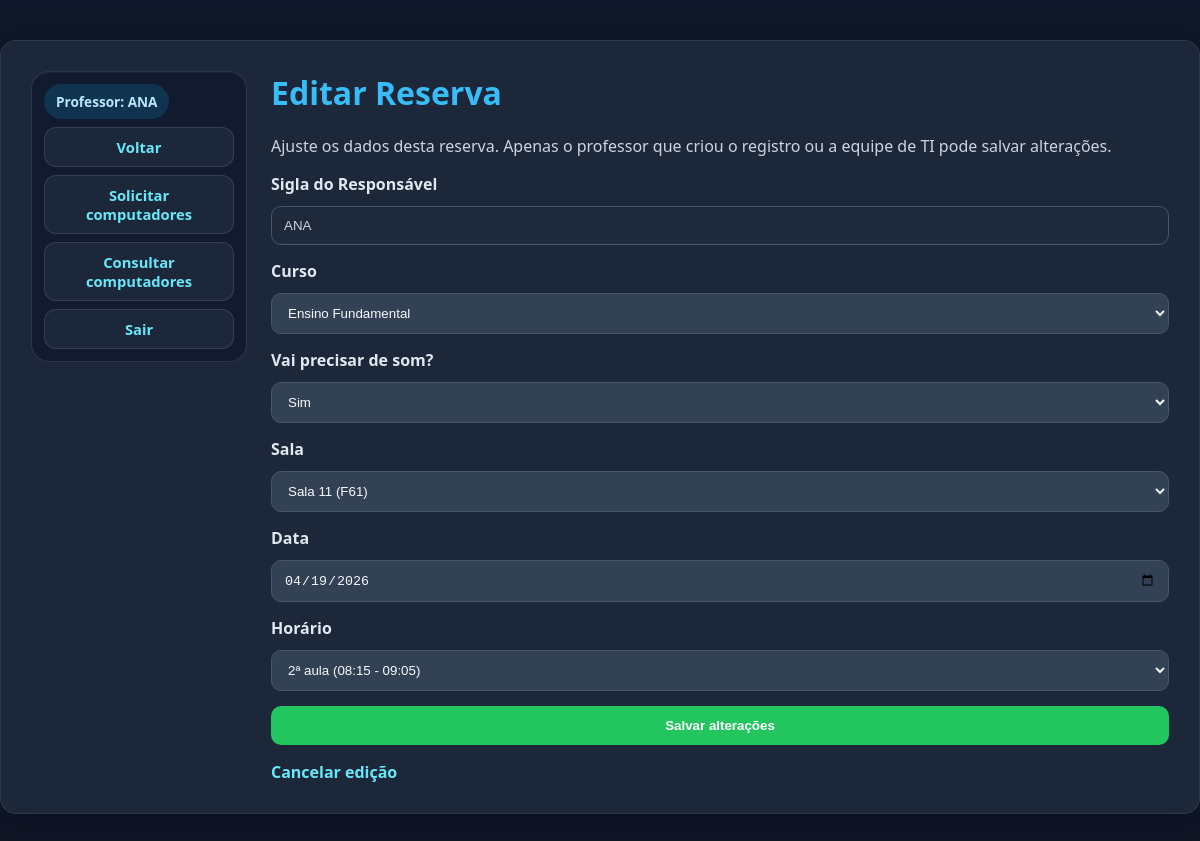
The page /reservas/2/editar (signed in) on the database its author committed.
### tables this page shows
CREATE TABLE reservas (
            id INTEGER PRIMARY KEY AUTOINCREMENT,
            sigla TEXT,
            sala TEXT,
            data TEXT,
            horario TEXT,
            nivel TEXT,
            som TEXT
        );

### app.py (the view, shortened to what this page needs)
@app.route("/reservas/<int:reserva_id>/editar", methods=["GET", "POST"])
@login_obrigatorio
def editar_reserva(reserva_id):
    proximo = request.values.get("next", "")
    reserva = buscar_reserva_por_id(reserva_id)
    reserva = marcar_permissoes_reserva(reserva)
    dados_formulario = {
        "sigla": reserva["sigla"],
        "nivel": reserva["nivel"],
        "sala": reserva["sala"],
        "data": reserva["data"],
        "horario": reserva["horario"],
        "som": reserva["som"],
    }
    mensagem = request.args.get("mensagem")
    tipo_mensagem = request.args.get("tipo", "warning")
    return render_template(
        "editar_reserva.html",
        reserva=reserva,
        reserva_form=dados_formulario,
        niveis=NIVEL_LABELS,
        salas=SALAS,
        horarios=HORARIOS,
        mensagem=mensagem,
        tipo_mensagem=tipo_mensagem,
        proximo=destino_seguro(proximo, "ver_reservas", data=reserva["data"]),
    )

### app.py (called while the page is built, shortened)
def conectar():
    return sqlite3.connect("reservas.db")

def normalizar_som(valor):
    if valor in {"Nao", "N\u00e3o", "N\u00c3\u00a3o"}:
        return "N\u00e3o"
    if valor in {"Sim", "sim"}:
        return "Sim"
    return valor or "N\u00e3o"

def usuario_eh_ti(tipo_usuario=None):
    tipo_usuario = tipo_usuario or session.get("usuario_tipo")
    return tipo_usuario == "ti"

def usuario_pode_gerenciar_por_sigla(
    sigla_registro,
    sigla_usuario=None,
    tipo_usuario=None,
):
    sigla_usuario = sigla_usuario or session.get("usuario_sigla")
    tipo_usuario = tipo_usuario or session.get("usuario_tipo")
    if not sigla_usuario or not sigla_registro:
        return False
    return usuario_eh_ti(tipo_usuario) or sigla_usuario == sigla_registro

def usuario_pode_gerenciar_reserva(
    reserva,
    sigla_usuario=None,
    tipo_usuario=None,
):
    if not reserva:
        return False
    return usuario_pode_gerenciar_por_sigla(
        reserva["sigla"],
        sigla_usuario=sigla_usuario,
        tipo_usuario=tipo_usuario,
    )

def destino_seguro(proximo, endpoint_padrao, **valores_padrao):
    if proximo and proximo.startswith("/"):
        return proximo
    return url_for(endpoint_padrao, **valores_padrao)

def login_obrigatorio(view):
    @wraps(view)
    def wrapper(*args, **kwargs):
        return view(*args, **kwargs)
    return wrapper

def serializar_reserva(linha):
    reserva = {
        "id": linha[0],
        "sigla": linha[1],
        "sala": linha[2],
        "data": linha[3],
        "horario": linha[4],
        "nivel": linha[5],
        "som": normalizar_som(linha[6]),
    }
    faixa = HORARIOS_POR_INICIO.get(reserva["nivel"], {}).get(reserva["horario"])
    reserva["nivel_label"] = NIVEL_LABELS.get(reserva["nivel"], reserva["nivel"])
    reserva["sala_label"] = SALAS.get(reserva["nivel"], {}).get(
        reserva["sala"],
        f"Sala {reserva['sala']}",
    )
    reserva["aula_label"] = faixa["label"] if faixa else reserva["horario"]
    reserva["horario_fim"] = faixa["fim"] if faixa else ""
    reserva["pode_gerenciar"] = False
    return reserva

def marcar_permissoes_reserva(
    reserva,
    sigla_usuario=None,
    tipo_usuario=None,
):
    if not reserva:
        return None
    reserva["pode_gerenciar"] = usuario_pode_gerenciar_reserva(
        reserva,
        sigla_usuario=sigla_usuario,
        tipo_usuario=tipo_usuario,
    )
    return reserva

### templates/editar_reserva.html (shortened to what this page needs)
<!DOCTYPE html>
<html lang="pt-BR">
<head>
    <link rel="stylesheet" href="{{ url_for('static', filename='css/style.css') }}">
</head>
<body>
<div class="container container-wide">
    <div class="split-layout">
    <aside class="link-row user-links">
        <span class="status-chip info">{{ usuario_tipo_label }}: {{ usuario_sigla }}</span>
        <a class="page-link" href="{{ proximo }}">Voltar</a>
        <a class="page-link" href="/computadores">Solicitar computadores</a>
        <a class="page-link" href="/computadores/consultar">Consultar computadores</a>
        <a class="page-link" href="/logout">Sair</a>
    </aside>
    <div class="split-main">
    <h1>Editar Reserva</h1>
    <p class="subtle">
        Ajuste os dados desta reserva. Apenas o professor que criou o registro ou a equipe de TI pode salvar altera&ccedil;&otilde;es.
    </p>
    <form action="{{ url_for('editar_reserva', reserva_id=reserva.id) }}" method="post">
        <label for="sigla">Sigla do Respons&aacute;vel</label>
        <input
            type="text"
            id="sigla"
            value="{{ reserva.sigla }}"
            readonly
        >
        <label for="nivel">Curso</label>
        <select name="nivel" id="nivel" onchange="atualizarFormulario()" required>
            {% for chave, label in niveis.items() %}
            <option value="{{ chave }}" {% if reserva_form.nivel == chave %}selected{% endif %}>{{ label }}</option>
            {% endfor %}
        </select>
        <div id="somDiv">
            <label for="som">Vai precisar de som?</label>
            <select name="som" id="som">
                <option value="Sim" {% if reserva_form.som == 'Sim' %}selected{% endif %}>Sim</option>
            </select>
        </div>
        <label for="sala">Sala</label>
        <select
            name="sala"
            id="sala"
            data-selected="{{ reserva_form.sala }}"
            required
        ></select>
        <label for="data">Data</label>
        <input type="date" name="data" id="data" value="{{ reserva_form.data }}" required>
        <label for="horario">Hor&aacute;rio</label>
        <select
            name="horario"
            id="horario"
            data-selected="{{ reserva_form.horario }}"
            required
        ></select>
        <button type="submit">Salvar altera&ccedil;&otilde;es</button>
    </form>
    <div class="link-row">
        <a class="page-link" href="{{ proximo }}">Cancelar edi&ccedil;&atilde;o</a>
    </div>
    </div>
    </div>
</div>
</body>
</html>

### static/css/style.css (style rules this page uses)
body { font-family: "Segoe UI", Arial, sans-serif; background: linear-gradient(180deg, #0f172a 0%, #111827 100%); color: #e2e8f0; margin: 0; padding: 0 0 40px; }
.container, .card { background: rgba(30, 41, 59, 0.95); border: 1px solid rgba(148, 163, 184, 0.14); border-radius: 16px; box-shadow: 0 16px 30px rgba(2, 6, 23, 0.35); }
.container { max-width: 900px; margin: 40px auto 24px; padding: 30px; }
.container-wide { max-width: 1380px; }
h1, h2, h3 { color: #38bdf8; margin-top: 0; }
h1, h2 { text-align: center; }
label { display: block; margin-bottom: 6px; font-weight: 600; }
input, select { width: 100%; padding: 11px 12px; margin-top: 5px; margin-bottom: 15px; border-radius: 10px; border: 1px solid #475569; background: #334155; color: #f8fafc; box-sizing: border-box; }
input[readonly] { background: #1e293b; color: #cbd5e1; cursor: default; }
button { width: 100%; padding: 12px 16px; background: #22c55e; border: none; border-radius: 10px; color: white; font-weight: bold; cursor: pointer; transition: background 0.2s ease; }
a { color: #67e8f9; text-decoration: none; }
.page-link { display: inline-block; margin-top: 8px; font-weight: 600; }
.split-layout { display: grid; grid-template-columns: clamp(192px, 18vw, 220px) minmax(0, 1fr); gap: 24px; align-items: start; }
.split-main { min-width: 0; }
.split-main h1, .split-main h2, .split-main h3 { text-align: left; }
.link-row { display: flex; flex-wrap: wrap; gap: 14px; margin-top: 8px; }
.user-links { display: grid; grid-template-columns: 1fr; gap: 8px; align-items: stretch; justify-items: stretch; max-width: none; width: 100%; box-sizing: border-box; padding: 12px; margin-top: 0; background: rgba(15, 23, 42, 0.72); border: 1px solid rgba(71, 85, 105, 0.45); border-radius: 18px; box-shadow: inset 0 1px 0 rgba(148, 163, 184, 0.08); position: sticky; top: 24px; }
.user-links .status-chip { justify-self: start; min-width: 0; padding: 8px 12px; font-size: 0.85rem; }
.user-links .page-link { display: flex; align-items: center; justify-content: center; width: 100%; margin-top: 0; padding: 10px 12px; border-radius: 12px; background: rgba(30, 41, 59, 0.95); border: 1px solid rgba(71, 85, 105, 0.55); color: #67e8f9; font-size: 0.92rem; line-height: 1.25; text-align: center; overflow-wrap: normal; box-sizing: border-box; transition: transform 0.18s ease, border-color 0.18s ease, background 0.18s ease; }
.subtle, .note, .empty-state { color: #cbd5e1; }
.status-chip { display: inline-flex; align-items: center; justify-content: center; min-width: 118px; padding: 6px 10px; border-radius: 999px; font-size: 0.9rem; font-weight: 700; }
.status-chip.info { background: rgba(14, 165, 233, 0.18); color: #bae6fd; }

### rows shown on the page
reservas: sigla "ANA", nivel "Ensino Fundamental", som "Sim", sala "Sala 11 (F61)", data "04/19/2026", horario "2ª aula (08:15 - 09:05)"

### other values the page prints
{{ usuario_tipo_label }} "Professor"
